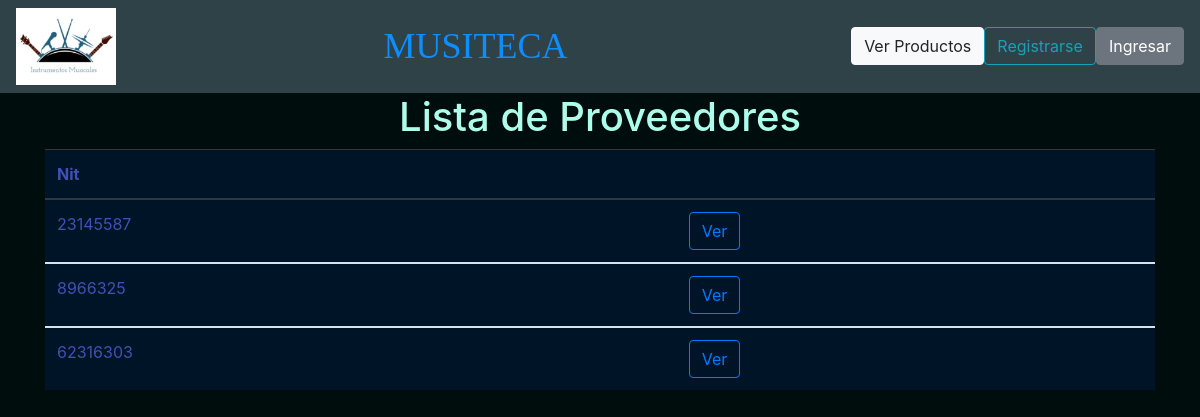
Screenshot of /lista_proveedor/ with the database file from the repository.
### home/models.py (models this page shows, shortened)
class Proveedor(models.Model):
	nombre = models.CharField(max_length = 100)
	nit = models.CharField(max_length = 15)

### home/views.py (the view)
# urls.py: path('lista_proveedor/',vista_lista_proveedor, name='vista_lista_proveedor'),
def vista_lista_proveedor(request):
	lista = Proveedor.objects.filter()
	return render(request, 'lista_proveedor.html', locals())

### templates/lista_proveedor.html
{% extends 'base.html'%}
{% block titulo%}
<h1>
	Lista de Proveedores
</h1>
{% endblock %}
{% block contenido%}
<table class="table table-dark">
  <thead>
    <tr>
      <th scope="col">Nit</th>
      <th scope="col"></th>
    </tr>
  </thead>
	{% for i in lista %}
  <tbody>
    <tr>
      <td>{{i.nit}}</td>
      <td>
      	<div class="btn-group" role="group" aria-label="Basic example">
      	<a class="btn btn-outline-primary" href="/ver_proveedor/{{i.id}}" method="get">Ver</a>
		</div>
	  </td>
    </tr>
  </tbody>
	{% endfor %}
{% endblock %}

### static/css/estilo.css (style rules this page uses)
a { color: #0BA5B9; }
body { background-color: #000D0D; }
h1 { color: #ADFFEB; text-align: center; ma }
.table { border: none; width: 100%; max-width: 100%; margin-bottom: 0rem; background-color: transparent; border-color: red; }
.table-dark { color: #3F51B5; background-color: #001427; }

### rows the page displays
Proveedor: nit "23145587"
Proveedor: nit "8966325"
Proveedor: nit "62316303"
